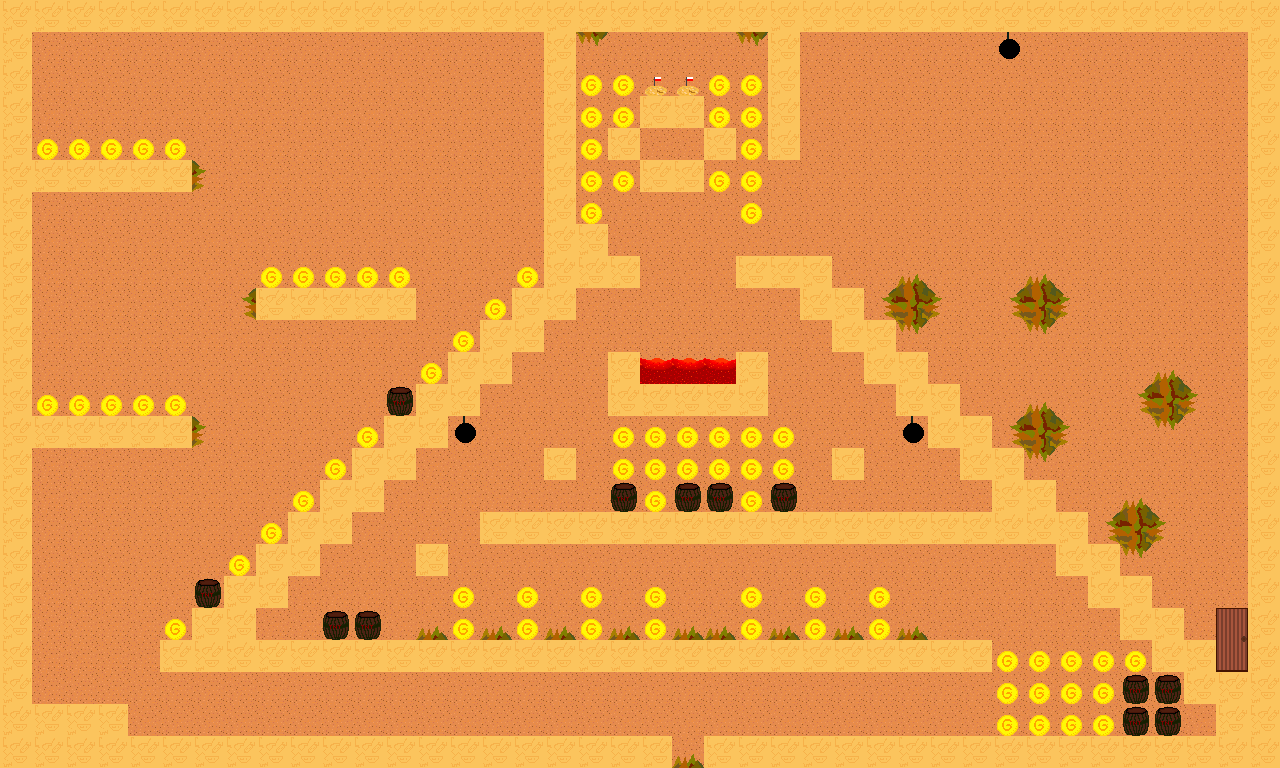

This is a level from a 2D game, rendered from its Tiled map with the project's own tilesets. A one-line summary and the map file follow, with tile-layer data summarised:
An orthogonal 40x24 tile map with 32x32 px tiles, 6 tile layers (first, second, third, lights, ...).

<map version="1.0" orientation="orthogonal" renderorder="right-down" width="40" height="24" tilewidth="32" tileheight="32" nextobjectid="1">
 <tileset firstgid="1" source="tilesheet.tsx" />
 <layer name="first" width="40" height="24">
  <data>[960 cells, 960 non-empty, 1 distinct tile ids]</data>
 </layer>
 <layer name="second" width="40" height="24">
  <data>[960 cells, 267 non-empty, 1 distinct tile ids]</data>
 </layer>
 <layer name="third" width="40" height="24">
  <data>[960 cells, 3 non-empty, 1 distinct tile ids]</data>
 </layer>
 <layer name="lights" width="40" height="24">
  <data>[960 cells, 6 non-empty, 2 distinct tile ids]</data>
 </layer>
 <layer name="active" width="40" height="24">
  <data>[960 cells, 141 non-empty, 13 distinct tile ids]</data>
 </layer>
 <layer name="enemy" width="40" height="24">
  <data>[960 cells, 0 non-empty, 0 distinct tile ids]</data>
 </layer>
</map>
